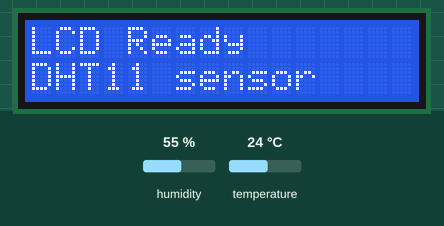
Simulated run of this sketch. Board: Arduino Uno, built with avr-gcc and run on an emulated ATmega328P. Parts: 16×2 character LCD. The test bench sets the inputs (shaded band); at power-on: temperature 24 °C, humidity 55 %. What the sketch prints to the serial monitor is not drawn.

Above: at 1.6 s.
At 4.2 s:
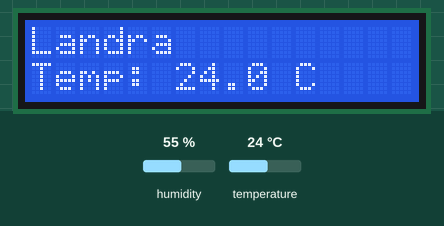
4.3 s: temperature set to 12 °C
At 7.8 s:
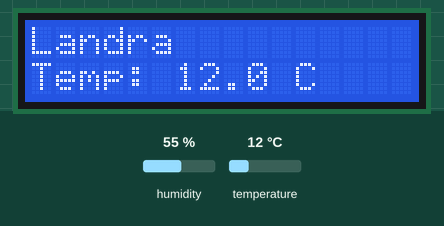
9.1 s: temperature set to 19 °C
At 11.5 s:
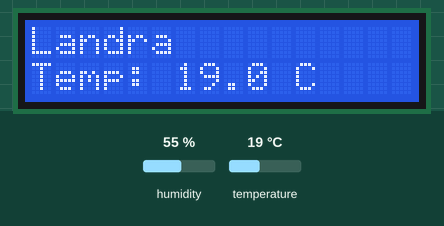
13.9 s: temperature set to 28 °C
At 16.4 s:
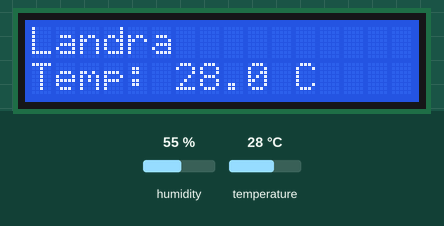
Timing chart, 0 to 17.9 s (numbered marks = the images above; inputs shaded):
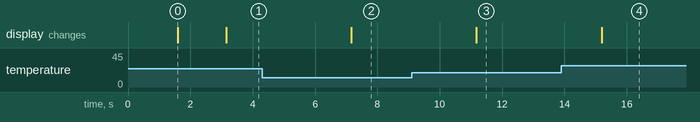

Measured:
- after the input at 4.3 s, the display: changes after 2.9 s (image 2)
- after the input at 9.1 s, the display: changes after 2.1 s (image 3)
- after the input at 13.9 s, the display: changes after 1.3 s (image 4)
- what the display in image 0 shows lasts 1.5 s, from 1.6 s to 3.1 s

The sketch:

temperature_lcd_serial.ino
```cpp
/*
 * Embedded Practical Exam - Part 1
 * Temperature reading, 16x2 LCD display, and serial transmission to PC.
 *
 * Temperature sensor (3-pin: S, +, -):
 *   S  -> A0  (digital data for DHT11, or analog for LM35/TMP36)
 *   +  -> D8  (power, acts as 5V)
 *   -  -> GND
 *
 * LCD (4-wire I2C): VCC->5V, GND->GND, SDA->A4, SCL->A5
 */

#define LCD_MODE_I2C      1
#define LCD_MODE_PARALLEL 0
#define LCD_MODE          LCD_MODE_I2C
#define I2C_LCD_ADDRESS   0x27

#define LCD_RS  12
#define LCD_EN  11
#define LCD_D4  5
#define LCD_D5  4
#define LCD_D6  3
#define LCD_D7  2

const char CANDIDATE_NAME[] = "Landra";

// ----- Pick sensor type -----
// DHT11: most common 3-pin module labeled S, +, - (fixes ~499 C on analog read)
#define SENSOR_ANALOG_LM35  1
#define SENSOR_ANALOG_TMP36 2
#define SENSOR_DHT11        3
#define SENSOR_TYPE         SENSOR_DHT11

#define SENSOR_VCC_PIN      8
#define SENSOR_SIGNAL_PIN   A0   // S wire stays on A0

const int LCD_COLS = 16;
const int LCD_ROWS = 2;
const unsigned long TEMP_READ_INTERVAL_MS = 2000;  // DHT11 needs >= 2 s
const unsigned long SCROLL_INTERVAL_MS = 300;

unsigned long lastTempReadMs = 0;
unsigned long lastScrollMs = 0;
int scrollIndex = 0;
String nameForScroll;
int scrollWidth = 0;

#if LCD_MODE == LCD_MODE_I2C
  #include <Wire.h>
  #include <LiquidCrystal_I2C.h>
  LiquidCrystal_I2C lcd(I2C_LCD_ADDRESS, LCD_COLS, LCD_ROWS);
#else
  #include <LiquidCrystal.h>
  LiquidCrystal lcd(LCD_RS, LCD_EN, LCD_D4, LCD_D5, LCD_D6, LCD_D7);
#endif

#if SENSOR_TYPE == SENSOR_DHT11
  #include <DHT.h>
  DHT dht(SENSOR_SIGNAL_PIN, DHT11);
#endif

void initLcd() {
#if LCD_MODE == LCD_MODE_I2C
  Wire.begin();
  lcd.init();
  lcd.backlight();
#else
  lcd.begin(LCD_COLS, LCD_ROWS);
#endif
  lcd.display();
  lcd.clear();
}

void powerSensorOn() {
  pinMode(SENSOR_VCC_PIN, OUTPUT);
  digitalWrite(SENSOR_VCC_PIN, HIGH);
  delay(1000);  // let DHT11 stabilize after power-on
}

float readTemperatureC() {
#if SENSOR_TYPE == SENSOR_DHT11
  float t = dht.readTemperature();
  if (isnan(t)) {
    return 0.0;
  }
  return t;
#else
  long total = 0;
  for (int i = 0; i < 5; i++) {
    total += analogRead(SENSOR_SIGNAL_PIN);
    delay(10);
  }
  int raw = total / 5;
  float voltage = raw * (5.0 / 1024.0);

#if SENSOR_TYPE == SENSOR_ANALOG_TMP36
  return (voltage - 0.5) * 100.0;
#else
  return voltage * 100.0;
#endif
#endif
}

void prepareScrollText() {
  nameForScroll = String(CANDIDATE_NAME);
  if (nameForScroll.length() <= LCD_COLS) {
    scrollWidth = 0;
    return;
  }
  nameForScroll += "    ";
  scrollWidth = nameForScroll.length();
}

void showNameRow() {
  lcd.setCursor(0, 0);
  if (scrollWidth == 0) {
    lcd.print(CANDIDATE_NAME);
    int padding = LCD_COLS - strlen(CANDIDATE_NAME);
    for (int i = 0; i < padding; i++) {
      lcd.print(' ');
    }
    return;
  }
  for (int col = 0; col < LCD_COLS; col++) {
    int idx = (scrollIndex + col) % scrollWidth;
    lcd.print(nameForScroll.charAt(idx));
  }
  unsigned long now = millis();
  if (now - lastScrollMs >= SCROLL_INTERVAL_MS) {
    lastScrollMs = now;
    scrollIndex = (scrollIndex + 1) % scrollWidth;
  }
}

void showTemperatureRow(float temperatureC) {
  lcd.setCursor(0, 1);
  lcd.print("Temp: ");
  lcd.print(temperatureC, 1);
  lcd.print(" C  ");
}

void sendTemperatureToPc(float temperatureC) {
  Serial.print("TEMP:");
  Serial.println(temperatureC, 2);
}

void setup() {
  Serial.begin(9600);
  delay(500);

  powerSensorOn();

#if SENSOR_TYPE == SENSOR_DHT11
  dht.begin();
#endif

  initLcd();
  prepareScrollText();

  lcd.setCursor(0, 0);
  lcd.print("LCD Ready");
  lcd.setCursor(0, 1);
  lcd.print("DHT11 sensor");
  delay(1500);
  lcd.clear();
}

void loop() {
  showNameRow();

  unsigned long now = millis();
  if (now - lastTempReadMs >= TEMP_READ_INTERVAL_MS) {
    lastTempReadMs = now;
    float temperatureC = readTemperatureC();
    showTemperatureRow(temperatureC);
    sendTemperatureToPc(temperatureC);
  }
}
```
